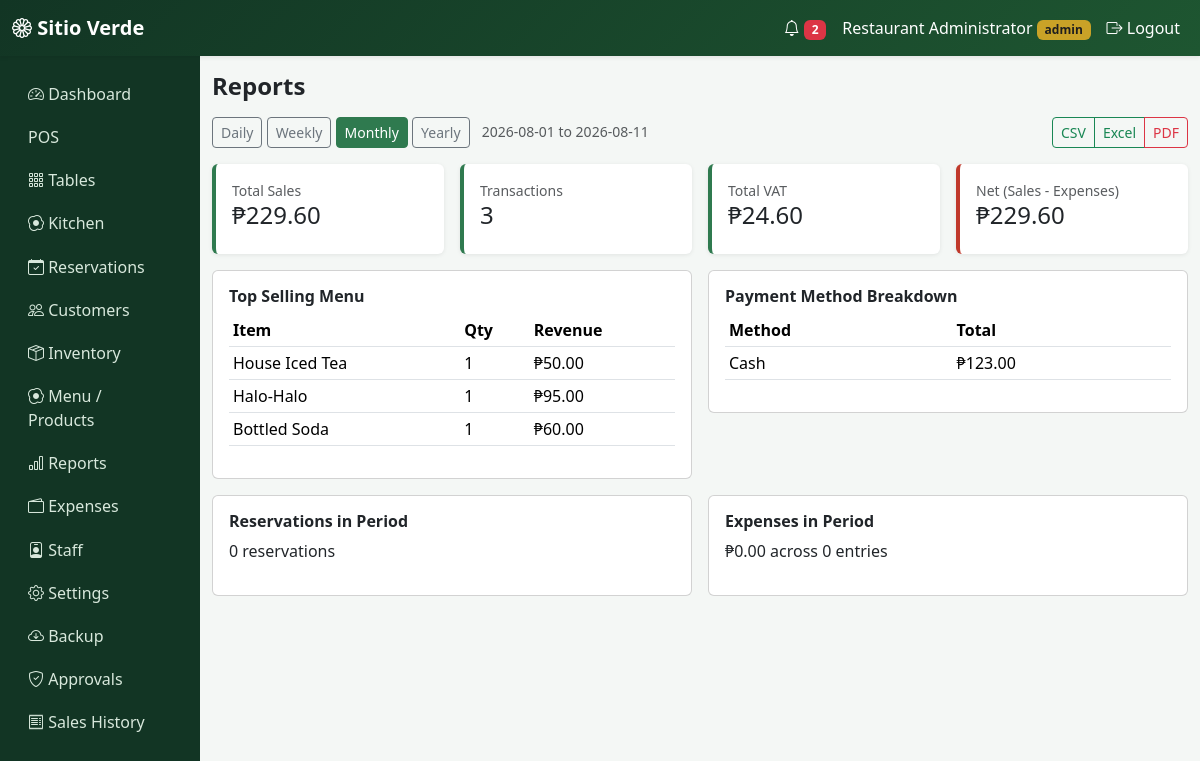
The page /reports/?period=monthly (signed in) on the database its author committed.
### app/models.py (models this page shows)
class User(db.Model, UserMixin):
    id = db.Column(db.Integer, primary_key=True)
    username = db.Column(db.String(64), unique=True, nullable=False)
    password_hash = db.Column(db.String(256), nullable=False)
    role = db.Column(db.String(20), default="staff", nullable=False)  # admin | staff
    name = db.Column(db.String(120))
    active = db.Column(db.Boolean, default=True)
    created_at = db.Column(db.DateTime, default=datetime.utcnow)
    def is_admin(self):
        return self.role == "admin"

class SaleItem(db.Model):
    id = db.Column(db.Integer, primary_key=True)
    sale_id = db.Column(db.Integer, db.ForeignKey("sale.id"))
    product_id = db.Column(db.Integer, db.ForeignKey("product.id"))
    product_name = db.Column(db.String(120))
    quantity = db.Column(db.Integer, default=1)
    price = db.Column(db.Float)
    line_total = db.Column(db.Float, default=0)
    is_senior_pwd = db.Column(db.Boolean, default=False)  # per-line discount flag
    is_buffet = db.Column(db.Boolean, default=False)
    buffet_adult = db.Column(db.Integer, default=0)
    buffet_senior = db.Column(db.Integer, default=0)
    buffet_pwd = db.Column(db.Integer, default=0)
    buffet_kids = db.Column(db.Integer, default=0)
    buffet_free = db.Column(db.Integer, default=0)
    kitchen_status = db.Column(db.String(20), default="preparing")

### app/reports/routes.py (the view)
@reports.route("/")
@login_required
@admin_required
def index():
    period, start, end = _parse_range()
    sales = Sale.query.filter(
        func.date(Sale.created_at) >= start,
        func.date(Sale.created_at) <= end,
        Sale.status == "completed",
    ).all()
    total_sales = sum(s.total for s in sales)
    total_discount = sum(s.discount for s in sales)
    total_vat = sum(s.vat for s in sales)
    transaction_count = len(sales)
    top_products = (
        db.session.query(SaleItem.product_name, func.sum(SaleItem.quantity).label("qty"), func.sum(SaleItem.line_total).label("revenue"))
        .join(Sale)
        .filter(func.date(Sale.created_at) >= start, func.date(Sale.created_at) <= end, Sale.status == "completed")
        .group_by(SaleItem.product_name)
        .order_by(func.sum(SaleItem.quantity).desc())
        .limit(10)
        .all()
    )
    payments_breakdown = (
        db.session.query(SalePayment.method, func.sum(SalePayment.amount))
        .join(Sale)
        .filter(func.date(Sale.created_at) >= start, func.date(Sale.created_at) <= end, Sale.status == "completed")
        .group_by(SalePayment.method)
        .all()
    )
    reservations_in_range = Reservation.query.filter(Reservation.date >= start, Reservation.date <= end).all()
    expenses_in_range = Expense.query.filter(Expense.date >= start, Expense.date <= end).all()
    total_expenses = sum(e.amount or 0 for e in expenses_in_range)
    return render_template(
        "reports/index.html",
        period=period,
        start=start,
        end=end,
        sales=sales,
        total_sales=total_sales,
        total_discount=total_discount,
        total_vat=total_vat,
        transaction_count=transaction_count,
        top_products=top_products,
        payments_breakdown=payments_breakdown,
        reservations_in_range=reservations_in_range,
        expenses_in_range=expenses_in_range,
        total_expenses=total_expenses,
        net=total_sales - total_expenses,
    )

### app/notifications/helpers.py (called while the page is built)
def unread_notification_count():
    return Notification.query.filter_by(is_read=False).count()

### app/reports/routes.py (called while the page is built)
def _parse_range():
    period = request.args.get("period", "daily")
    today = date.today()
    if period == "weekly":
        start = today - timedelta(days=today.weekday())
        end = today
    elif period == "monthly":
        start = today.replace(day=1)
        end = today
    elif period == "yearly":
        start = today.replace(month=1, day=1)
        end = today
    elif period == "custom":
        start = datetime.strptime(request.args.get("start", str(today)), "%Y-%m-%d").date()
        end = datetime.strptime(request.args.get("end", str(today)), "%Y-%m-%d").date()
    else:
        start = end = today
    return period, start, end

### app/templates/reports/index.html (shortened to what this page needs)
{% extends "base.html" %}
{% block content %}
<h4 class="fw-bold mb-3">Reports</h4>
<div class="mb-3">
  {% for p in ['daily','weekly','monthly','yearly'] %}
  <a href="{{ url_for('reports.index', period=p) }}" class="btn btn-sm {{ 'btn-sv' if period==p else 'btn-outline-secondary' }}">{{ p|capitalize }}</a>
  {% endfor %}
  <span class="text-muted small ms-2">{{ start }} to {{ end }}</span>
  <div class="btn-group float-end">
    <a href="{{ url_for('reports.export', fmt='csv', period=period) }}" class="btn btn-sm btn-outline-success">CSV</a>
    <a href="{{ url_for('reports.export', fmt='xlsx', period=period) }}" class="btn btn-sm btn-outline-success">Excel</a>
    <a href="{{ url_for('reports.export', fmt='pdf', period=period) }}" class="btn btn-sm btn-outline-danger">PDF</a>
  </div>
</div>
<div class="row g-3 mb-3">
  <div class="col-md-3"><div class="card card-stat p-3"><small class="text-muted">Total Sales</small><h4>₱{{ '%.2f'|format(total_sales) }}</h4></div></div>
  <div class="col-md-3"><div class="card card-stat p-3"><small class="text-muted">Transactions</small><h4>{{ transaction_count }}</h4></div></div>
  <div class="col-md-3"><div class="card card-stat p-3"><small class="text-muted">Total VAT</small><h4>₱{{ '%.2f'|format(total_vat) }}</h4></div></div>
  <div class="col-md-3"><div class="card card-stat p-3" style="border-left-color:#c0392b"><small class="text-muted">Net (Sales - Expenses)</small><h4>₱{{ '%.2f'|format(net) }}</h4></div></div>
</div>
<div class="row g-3">
  <div class="col-lg-6">
    <div class="card p-3">
      <h6 class="fw-bold">Top Selling Menu</h6>
      <table class="table table-sm">
        <thead><tr><th>Item</th><th>Qty</th><th>Revenue</th></tr></thead>
        <tbody>{% for name, qty, revenue in top_products %}<tr><td>{{ name }}</td><td>{{ qty }}</td><td>₱{{ '%.2f'|format(revenue) }}</td></tr>{% endfor %}</tbody>
      </table>
    </div>
  </div>
  <div class="col-lg-6">
    <div class="card p-3">
      <h6 class="fw-bold">Payment Method Breakdown</h6>
      <table class="table table-sm">
        <thead><tr><th>Method</th><th>Total</th></tr></thead>
        <tbody>{% for method, total in payments_breakdown %}<tr><td>{{ method }}</td><td>₱{{ '%.2f'|format(total) }}</td></tr>{% endfor %}</tbody>
      </table>
    </div>
  </div>
  <div class="col-lg-6">
    <div class="card p-3">
      <h6 class="fw-bold">Reservations in Period</h6>
      <p>{{ reservations_in_range|length }} reservations</p>
    </div>
  </div>
  <div class="col-lg-6">
    <div class="card p-3">
      <h6 class="fw-bold">Expenses in Period</h6>
      <p>₱{{ '%.2f'|format(total_expenses) }} across {{ expenses_in_range|length }} entries</p>
    </div>
  </div>
</div>
{% endblock %}

### app/templates/base.html (shortened to what this page needs)
<!DOCTYPE html>
<html lang="en">
<head>
  <link href="https://cdn.jsdelivr.net/npm/bootstrap@5.3.3/dist/css/bootstrap.min.css" rel="stylesheet">
  <link href="https://cdn.jsdelivr.net/npm/bootstrap-icons@1.11.3/font/bootstrap-icons.css" rel="stylesheet">
  <link href="{{ url_for('static', filename='css/style.css') }}" rel="stylesheet">
</head>
<body>
{% if current_user.is_authenticated %}
<nav class="navbar navbar-expand-lg navbar-sv shadow-sm">
  <div class="container-fluid">
    <a class="navbar-brand fw-bold" href="{{ url_for('main.dashboard') }}"><i class="bi bi-flower1"></i> Sitio Verde</a>
    <div class="collapse navbar-collapse" id="nav1">
      <ul class="navbar-nav ms-auto align-items-lg-center">
        <li class="nav-item">
          <a class="nav-link" href="{{ url_for('notifications.list_notifications') }}">
            <i class="bi bi-bell"></i>
            {% if unread_notifications %}<span class="badge bg-danger">{{ unread_notifications }}</span>{% endif %}
          </a>
        </li>
        <li class="nav-item"><span class="nav-link">{{ current_user.name or current_user.username }} <small class="badge badge-sv">{{ current_user.role }}</small></span></li>
        <li class="nav-item"><a class="nav-link" href="{{ url_for('auth.logout') }}"><i class="bi bi-box-arrow-right"></i> Logout</a></li>
      </ul>
    </div>
  </div>
</nav>
<div class="container-fluid">
  <div class="row">
    <div class="col-lg-2 sidebar py-3 d-none d-lg-block">
      <a href="{{ url_for('main.dashboard') }}"><i class="bi bi-speedometer2"></i> Dashboard</a>
      <a href="{{ url_for('pos.index') }}"> POS</a>
      <a href="{{ url_for('tables_bp.layout') }}"><i class="bi bi-grid-3x3-gap"></i> Tables</a>
      <a href="{{ url_for('kitchen.queue') }}"><i class="bi bi-egg-fried"></i> Kitchen</a>
      <a href="{{ url_for('reservations.list_reservations') }}"><i class="bi bi-calendar-check"></i> Reservations</a>
      <a href="{{ url_for('customers.list_customers') }}"><i class="bi bi-people"></i> Customers</a>
      {% if current_user.is_admin() %}
      <a href="{{ url_for('inventory.list_items') }}"><i class="bi bi-box-seam"></i> Inventory</a>
      <a href="{{ url_for('admin.products') }}"><i class="bi bi-egg-fried"></i> Menu / Products</a>
      <a href="{{ url_for('reports.index') }}"><i class="bi bi-bar-chart"></i> Reports</a>
      <a href="{{ url_for('expenses.list_expenses') }}"><i class="bi bi-wallet2"></i> Expenses</a>
      <a href="{{ url_for('admin.users') }}"><i class="bi bi-person-badge"></i> Staff</a>
      <a href="{{ url_for('admin.settings') }}"><i class="bi bi-gear"></i> Settings</a>
      <a href="{{ url_for('admin.backup') }}"><i class="bi bi-cloud-arrow-down"></i> Backup</a>
      <a href="{{ url_for('pos.approvals') }}"><i class="bi bi-shield-check"></i> Approvals</a>
      {% endif %}
      <a href="{{ url_for('pos.history') }}"><i class="bi bi-receipt"></i> Sales History</a>
    </div>
    <div class="col-lg-10 py-3">
      {% block content %}{% endblock %}
    </div>
  </div>
</div>
{% else %}
  {% block guest_content %}{% endblock %}
{% endif %}
</body>
</html>

### app/static/css/style.css (style rules this page uses)
:root { --sv-green-900: #123524; --sv-green-700: #1e5631; --sv-green-600: #2f7a4f; --sv-green-100: #eaf5ec; --sv-gold: #c9a227; }
body { background: #f4f7f5; font-family: 'Segoe UI', system-ui, sans-serif; }
.navbar-sv { background: linear-gradient(135deg, var(--sv-green-900), var(--sv-green-700)); }
.navbar-sv .nav-link, .navbar-sv .navbar-brand { color: #fff !important; }
.sidebar { background: var(--sv-green-900); min-height: 100vh; }
.sidebar a { color: #d8e8dc; display:block; padding: .6rem 1rem; text-decoration:none; border-radius:6px; }
.card-stat { border: none; border-left: 4px solid var(--sv-green-600); box-shadow: 0 1px 4px rgba(0,0,0,.08); }
.btn-sv { background: var(--sv-green-600); border-color: var(--sv-green-600); color:#fff; }
.badge-sv { background: var(--sv-gold); color:#1e1e1e; }

### rows shown on the page
User: name "Restaurant Administrator", role "admin"
SaleItem: product_name "House Iced Tea", quantity "1", revenue "50.00"
SaleItem: product_name "Halo-Halo", quantity "1", revenue "95.00"
SaleItem: product_name "Bottled Soda", qty "1", revenue "60.00"

### other values the page prints
{{ unread_notifications }} "2"
{{ p|capitalize }} "Daily" "Weekly" "Monthly" "Yearly"
{{ start }} "2026-08-01"
{{ end }} "2026-08-11"
{{ '%.2f'|format(total_sales) }} "229.60"
{{ transaction_count }} "3"
{{ '%.2f'|format(total_vat) }} "24.60"
{{ '%.2f'|format(net) }} "229.60"
{{ method }} "Cash"
{{ '%.2f'|format(total) }} "123.00"
{{ reservations_in_range|length }} "0"
{{ '%.2f'|format(total_expenses) }} "0.00"
{{ expenses_in_range|length }} "0"
